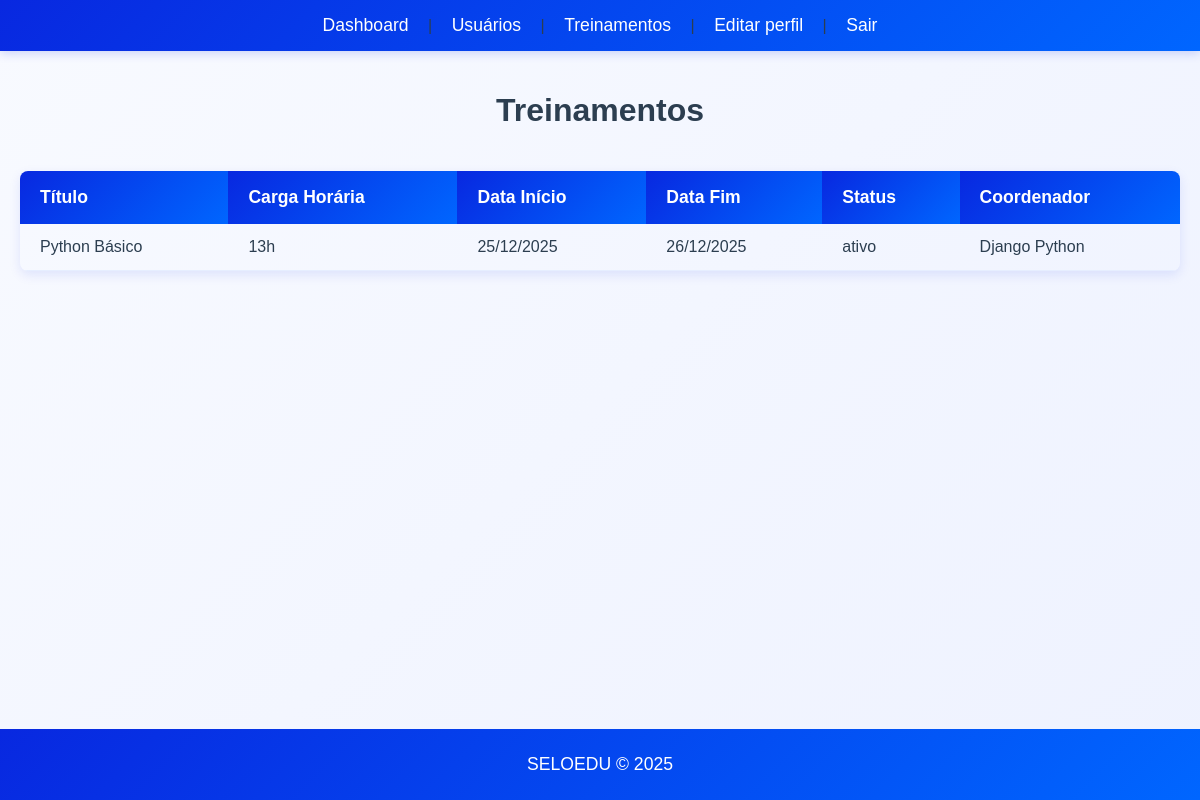
The app's page /treinamentos/listar (signed in), older data.
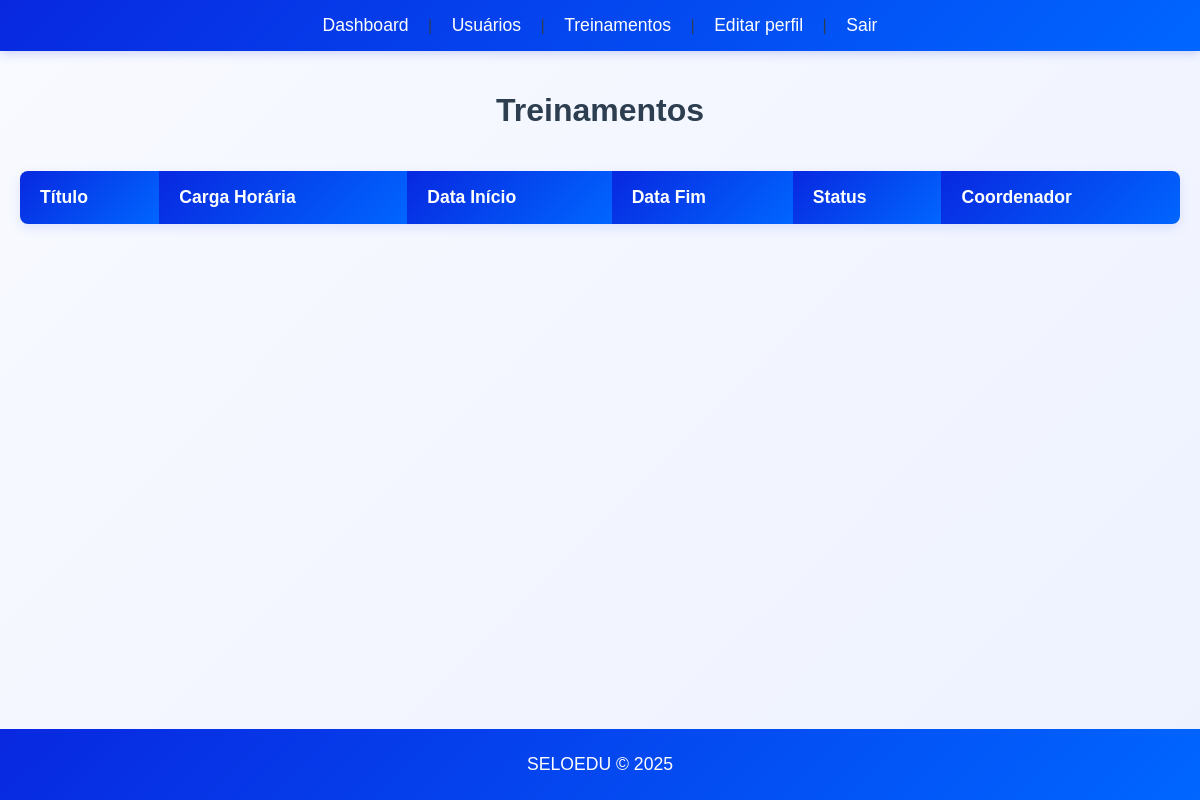
The same page, newer data.
### models/treinamento.py (models this page shows)
class Treinamento(db.Model):
    __tablename__ = 'treinamentos'
    id = db.Column(db.Integer, primary_key=True)
    titulo = db.Column(db.String(100), nullable=False)
    descricao = db.Column(db.Text)
    carga_horaria = db.Column(db.Integer, nullable=False)
    data_inicio = db.Column(db.DateTime, nullable=False)
    data_fim = db.Column(db.DateTime, nullable=False)
    status = db.Column(db.String(20), default='ativo')
    created_at = db.Column(db.DateTime, default=datetime.utcnow)
    user_id = db.Column(db.Integer, db.ForeignKey('users.id'), nullable=False)
    user = db.relationship('User', backref=db.backref('treinamentos', lazy=True))

### models/users.py (models this page shows, shortened)
class User(UserMixin, db.Model):
	__tablename__ = 'users'
	id = db.Column(db.Integer, primary_key=True)
	nome = db.Column(db.String(120), nullable=False)
	email = db.Column(db.String(150), unique=True, nullable=False)
	password_hash = db.Column(db.String(256), nullable=True)
	role = db.Column(db.String(50), default='user')
	ativo = db.Column(db.Boolean, default=True)
	profile = db.relationship('Profile', uselist=False, back_populates='user')

### routes/treinamento.py (the view)
@treinamento_bp.route('/listar', methods=['GET'])
@login_required
def listar():
    return listar_treinamentos()

### models/users.py (called while the page is built)
@login_manager.user_loader
def load_user(user_id):
	try:
		return User.query.get(int(user_id))
	except Exception:
		return None

### views/treinamento_view.py (called while the page is built)
def listar_treinamentos():
    treinamentos = Treinamento.query.all()
    return render_template('treinamento/listar.html', treinamentos=treinamentos)

### templates/treinamento/listar.html (shortened to what this page needs)
{% extends "base.html" %}
{% block content %}
    <h1>Treinamentos</h1>
    <table>
        <thead>
            <tr>
                <th>Título</th>
                <th>Carga Horária</th>
                <th>Data Início</th>
                <th>Data Fim</th>
                <th>Status</th>
                <th>Coordenador</th>
            </tr>
        </thead>
        <tbody>
            {% for treinamento in treinamentos %}
            <tr>
                <td>{{ treinamento.titulo }}</td>
                <td>{{ treinamento.carga_horaria }}h</td>
                <td>{{ treinamento.data_inicio.strftime('%d/%m/%Y') }}</td>
                <td>{{ treinamento.data_fim.strftime('%d/%m/%Y') }}</td>
                <td>{{ treinamento.status }}</td>
                <td>{{ treinamento.user.nome }}</td>
            </tr>
            {% endfor %}
        </tbody>
    </table>
{% endblock %}

Row changes from the older to the newer data that the page shows:
removed Treinamento: titulo "Python Básico", carga_horaria "13", data_inicio "25/12/2025", data_fim "26/12/2025", status "ativo", user.nome "Django Python"
